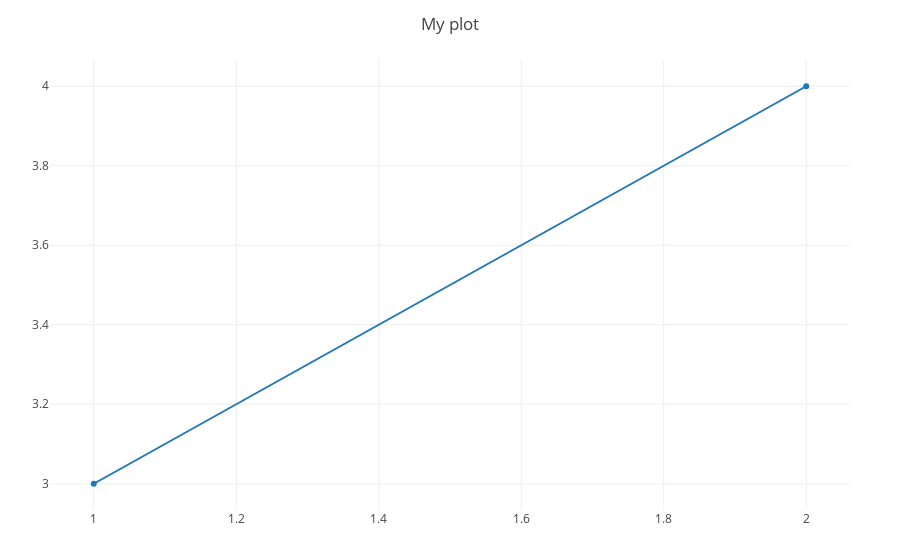

Notebook code cell kept with this figure:
### Code cell
my_plot = plot([scatter(x=[1,2], y=[3,4])], Layout(title="My plot"))

### Figure 1 — Plotly figure (JSON) as saved in the notebook; plotly's stock layout.template omitted (floating-point values rounded to 4 significant figures)
{"data": [{"type": "scatter", "x": [1, 2], "y": [3, 4]}], "layout": {"margin": {"b": 50, "l": 50, "r": 50, "t": 60}, "title": "My plot"}}
